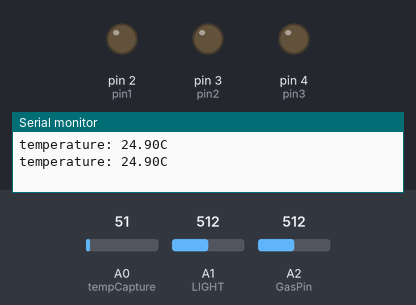
Bench run of a sketch on a simulated Arduino Uno, built with avr-gcc and run on an emulated ATmega328P. Shown: output pins drawn as LEDs (lit = HIGH), the last lines printed to the serial monitor. Dashed ring = blinking. The inputs (shaded band) are chosen by the test bench; at power-on: A0 (tempCapture) = 51, A1 (LIGHT) = 512, A2 (GasPin) = 512.

Above: at 1.2 s.
1.3 s: A0 (tempCapture) set to 71
3.0 s: A0 (tempCapture) set to 84
At 3.9 s:
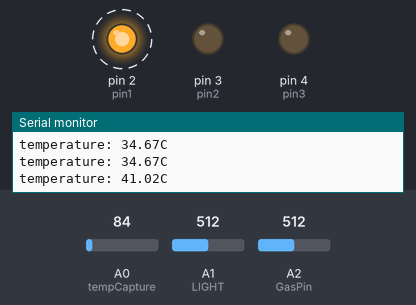
6.2 s: A1 (LIGHT) set to 694
9.4 s: A1 (LIGHT) set to 715
At 10.3 s:
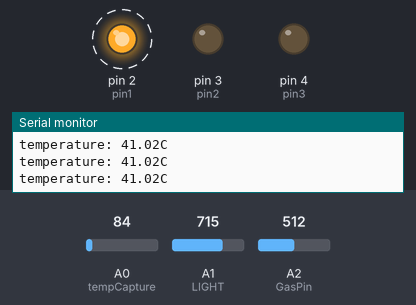
12.6 s: A2 (GasPin) set to 810
At 13.8 s:
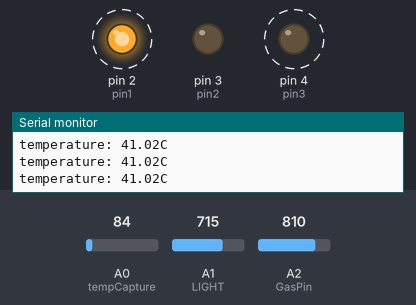
15.8 s: A0 (tempCapture) set to 61
Timing chart, 0 to 20.0 s (numbered marks = the images above; inputs shaded):
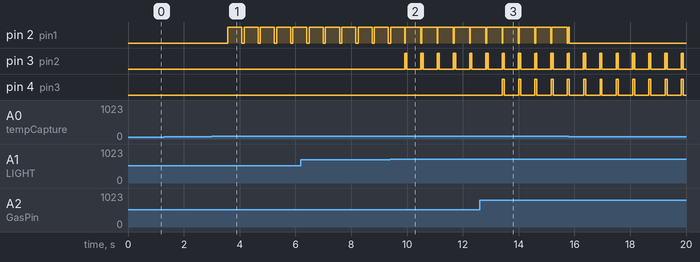

The sketch:

arduino.ino
```cpp
int pin1=2; //vers 36 de la carte raspberry
int pin2=3; //vers 38
int pin3=4; //vers 40
int tempCapture = A0;
int LIGHT = A1;
int GasPin = A2;
float tmprVal = 0;
unsigned long tepTimer;
void setup(void) {
Serial.begin(9600);
pinMode(pin1, OUTPUT);
pinMode(pin2, OUTPUT);
pinMode(pin3, OUTPUT);
digitalWrite(pin1,0);
digitalWrite(pin2,0);
digitalWrite(pin3,0);
}
void loop(void) {
int valT = analogRead(tempCapture);
int valL = analogRead(LIGHT);
int valG = analogRead(GasPin);
tmprVal = (float) valT * (5 / 10.24);
if (tmprVal > 37) {
digitalWrite(pin1,1);
digitalWrite(pin2,0);
digitalWrite(pin3,0);
delay(2);
}

if(tmprVal < 37) {
digitalWrite(pin1,0);
digitalWrite(pin2,0);
digitalWrite(pin3,0);
delay(2);
}
if (millis() - tepTimer > 50) {
tepTimer = millis();
Serial.print("temperature: ");
Serial.print(tmprVal);
Serial.println("C");
delay(500);
}

if (valL < 700) {
digitalWrite(pin1,0);
digitalWrite(pin2,0);
digitalWrite(pin3,0);
delay(10);
}
if (valL > 700) {
digitalWrite(pin1,0);
digitalWrite(pin2,1);
digitalWrite(pin3,0);
delay(10);
}
if (valG<800){
digitalWrite(pin1,0);
digitalWrite(pin2,0);
digitalWrite(pin3,0);
delay(20);
}
if (valG>800){
digitalWrite(pin1,0);
digitalWrite(pin2,0);
digitalWrite(pin3,1);
delay(20);
}
if ((tmprVal > 37)&&(valL > 700)&&(valG > 800)){
  digitalWrite(pin1,1);
digitalWrite(pin2,1);
digitalWrite(pin3,1);
}
if ((tmprVal > 37)&&(valL < 700)&&(valG > 800)){
  digitalWrite(pin1,1);
digitalWrite(pin2,0);
digitalWrite(pin3,1);
}
if ((tmprVal < 37)&&(valL > 700)&&(valG > 800)){
  digitalWrite(pin1,0);
digitalWrite(pin2,1);
digitalWrite(pin3,1);
}
if ((tmprVal > 37)&&(valL > 700)&&(valG < 800)){
  digitalWrite(pin1,1);
digitalWrite(pin2,1);
digitalWrite(pin3,0);
}

delay(50);
}
```

Measured:
- the behaviour switches between 75 and 76 on A0 (tempCapture) (found by bisection; images 0 and 1)
- after the input at 3.0 s, pin 2 (pin1): alternates HIGH for 0.50 s and LOW for 0.08 s, starting after 0.58 s
- after the input at 9.4 s, pin 3 (pin2): LOW → HIGH after 0.51 s, then repeats every 0.58 s: LOW 0.02 s, HIGH 0.05 s, LOW 0.50 s, HIGH 0.01 s
- after the input at 12.6 s, pin 4 (pin3): alternates HIGH for 0.07 s and LOW for 0.51 s, starting after 0.82 s
